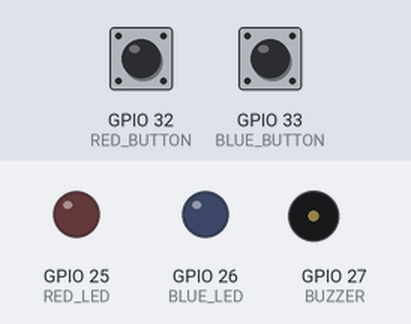
Bench run of a sketch on a simulated ESP32. On the bench: output pins drawn as LEDs (lit = HIGH), buzzer (waves = sounding). The test bench sets the inputs (shaded band); at power-on: GPIO 33 (BLUE_BUTTON) HIGH, GPIO 32 (RED_BUTTON) HIGH. WiFi joins after 1.5 s; servers stay silent unless stated; what the sketch prints to the serial monitor is not drawn.

Above: at 2.7 s.
2.8 s: GPIO 33 (BLUE_BUTTON) pulled LOW for 0.15 s
At 3.3 s:
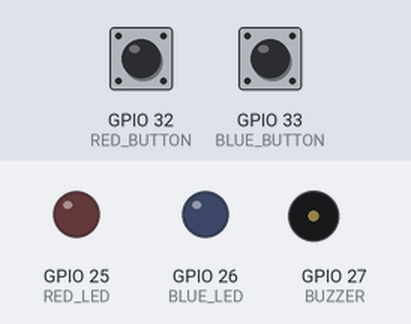
4.5 s: GPIO 32 (RED_BUTTON) pulled LOW for 1 s
At 4.65 s:
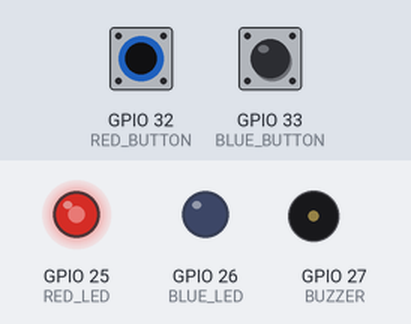
Timing chart, 0 to 4.7 s (numbered marks = the images above; inputs shaded):
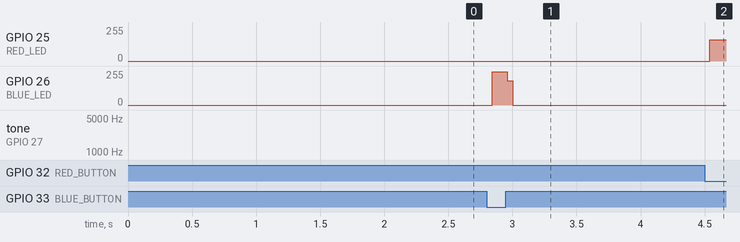

Measured:
- after the input at 2.8 s, GPIO 26 (BLUE_LED): 0/255 → 251/255 at once, → 0/255 0.12 s later

The sketch:

Main.ino
```cpp
// Hi! Welcome to the Room Buzzer code! Really, it's gonna be super
// simple, but I'm doing this mostly for the heartbeat.

#include <WiFi.h>
#include <NetworkUdp.h>
NetworkUDP udp;
const char* laptopIP = "192.168.1.250";
const int laptopPort = 4210;
const char* wifiName = "Delepres";
const char* wifiPassword = "99993568";
#define RED_LED 25
#define BLUE_LED 26
#define RED_BUTTON 32
#define BLUE_BUTTON 33
#define BUZZER 27
bool BlueButtonPressed = false;
bool RedButtonPressed = false;
bool LastBlueButton = false;
bool LastRedButton = false;
unsigned long NotificationCooldown = 0;

void sendMessage(const char* message) {
    udp.beginPacket(laptopIP, laptopPort);
    udp.print(message);
    udp.endPacket();
    Serial.print("Sent: ");
    Serial.println(message);
}

void setup() {
    Serial.begin(115200);
    Serial.println("Connecting to Wifi");
    WiFi.begin(wifiName, wifiPassword);
    while (WiFi.status() != WL_CONNECTED) {
        delay(500);
        Serial.print(".");
    }
    Serial.println();
    Serial.println("Connected!");
    Serial.print("ESP32 IP adress:");
    Serial.println(WiFi.localIP());
    udp.begin(4211);
    pinMode(RED_LED, OUTPUT);
    pinMode(BLUE_LED, OUTPUT);
    pinMode(BUZZER, OUTPUT);
    pinMode(RED_BUTTON, INPUT_PULLUP);
    pinMode(BLUE_BUTTON, INPUT_PULLUP);
}

void loop() {
    digitalWrite(RED_LED, LOW);
    digitalWrite(BLUE_LED, LOW);
    noTone(BUZZER);
    BlueButtonPressed = false;
    RedButtonPressed = false;
    if (digitalRead(BLUE_BUTTON) == LOW) {
        digitalWrite(BLUE_LED, HIGH);
        BlueButtonPressed = true;
    }
    if (digitalRead(RED_BUTTON) == LOW) {
        digitalWrite(RED_LED, HIGH);
        tone(BUZZER, 3000);
        RedButtonPressed = true;
    }
    if (BlueButtonPressed == true && LastBlueButton == false && millis() > NotificationCooldown){
        sendMessage("Casual Notification from Room Buzzer");
        NotificationCooldown = millis() + 1000;
    }
    if (RedButtonPressed == true && LastRedButton == false && millis() > NotificationCooldown){
        sendMessage("Urgent Notification from Room Buzzer");
        NotificationCooldown = millis() + 1000;
    }
    LastBlueButton = BlueButtonPressed;
    LastRedButton = RedButtonPressed;
}
```
